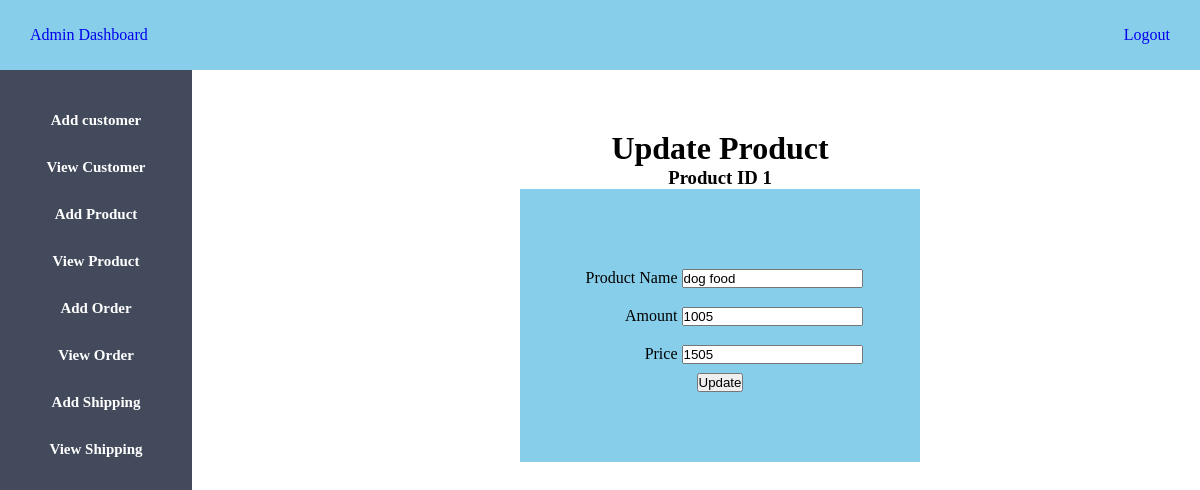
Page /update_product.php?id=1 (signed in) on the committed database.
### tables this page shows
CREATE TABLE `product` (
  `id` int(100) NOT NULL,
  `name` varchar(100) NOT NULL,
  `amount` int(100) NOT NULL,
  `price` int(100) NOT NULL,
  `img` varchar(400) DEFAULT NULL,
  `type` varchar(50) DEFAULT 'accessories'
);

### update_product.php (the view, shortened to what this page needs)
<?php
    $host="localhost";
    $user="root";
    $password="";
    $db="pet_store";
    $data=mysqli_connect($host,$user,$password,$db);
    if($_GET['id']){
        $user_id = $_GET['id'];
        $sql = "SELECT * FROM product WHERE id='$user_id' ";
        $result = mysqli_query($data,$sql);
        $info=$result->fetch_assoc();
    }
?>
<!DOCTYPE html>
<html>
<head>
	<link rel="stylesheet" type="text/css" href="admin.css">
</head>
<body>
	<?php
    include "admin_sidebar.php"
    ?>
	<div class="content">
        <center>
		<h1>Update Product</h1>
        <h3>Product ID <?php echo "{$info['id']}"; ?></h3>
		<div class="div_deg">
            <form action="#" method="POST">
                <div>
                    <label>Product Name</label>
                    <input type="text" name="name" value="<?php echo "{$info['name']}"; ?>" >
                </div>
                <div>
                    <label>Amount</label>
                    <input type="number" name="amount" value="<?php echo "{$info['amount']}"; ?>" >
                </div>
                <div>
                    <label>Price</label>
                    <input type="number" name="price" value="<?php echo "{$info['price']}"; ?>" >
                </div>
                <div>
                    <input type="submit" class="btn btn-success" name="update" value="Update" >
                </div>
            </form>
        </div>
        </center>
	</div>
</body>
</html>

### admin.css (style rules this page uses)
* { margin: 0px; padding: 0px; }
.content { margin-left: 20%; margin-top: 5%; }

### update_product.php (style rules this page uses)
label { display: inline-block; text-align: right; width: 100px; padding-top: 10px; padding-bottom: 10px; }
.div_deg { background-color: skyblue; width: 400px; padding-top: 70px; padding-bottom: 70px; }

### rows in the picture
product: id "1", name "dog food", amount "1005", price "1505"
